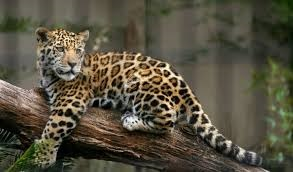
#> input picture Ficha 06 - RES/images/img1.jpg, 293 x 172 px
$ python EX05.py
#> lines starting #> are read from the running program, lines starting #| are printed output that depends on the picture
from PIL import Image
"""
Criar imagem com uma moldura superior e inferior de 20 pixels, azul
"""
pathImages = "./images/"          # Opcional: caminho da pasta atual de imagens
width = 240
height= 240
corMoldura = (255,0,255)    #MAGENTA

def imageMoldura(imagem1):
    pixelMap = imagem1.load()                  # load de pixel data (lista bidimensional)

    for col in range(imagem1.width):               # largura
        for lin in range(imagem1.height):          #altura
            if col <20 or col >imagem1.width-20:
                pixelMap[col,lin] = corMoldura
            if lin <20 or lin > imagem1.height-20:
                pixelMap[col,lin] = corMoldura

        if col > imagem1.width/2-5 and col < imagem1.width/2 +5:
            pixelMap[col,lin] = corMoldura
    return imagem1


# EX05
imagem1 = Image.open(pathImages+'img1.jpg')
#> imagem1 is the input picture: PIL image 293x172 RGB; mean R, G, B 86.7, 81.2, 64.4
image1= imageMoldura(imagem1)
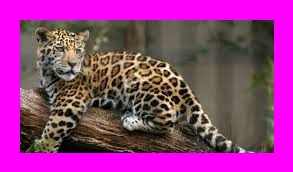
#> image1: PIL image 293x172 RGB; mean R, G, B 147.7, 57.9, 130.6
imagem1.show()
imagem1.save(pathImages+'img1Moldura.jpg')

$ run again, with Ficha 06 - RES/images/img2.jpg copied over Ficha 06 - RES/images/img1.jpg
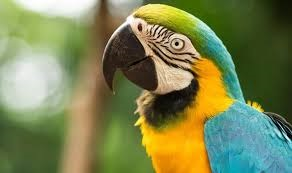
#> input picture Ficha 06 - RES/images/img2.jpg, 292 x 173 px
#> imagem1 is the input picture: PIL image 292x173 RGB; mean R, G, B 123.6, 132.1, 82.7
#> `image1= imageMoldura(imagem1)`:
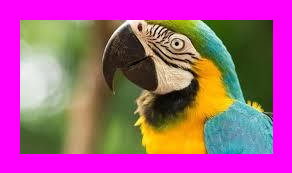
#> image1: PIL image 292x173 RGB; mean R, G, B 168.5, 87.7, 137.6

$ run again, with Ficha 06 - RES/images/img3.jpg copied over Ficha 06 - RES/images/img1.jpg
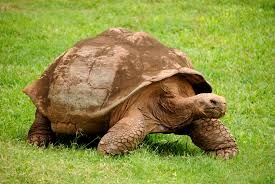
#> input picture Ficha 06 - RES/images/img3.jpg, 275 x 184 px
#> imagem1 is the input picture: PIL image 275x184 RGB; mean R, G, B 143.1, 147.2, 67
#> `image1= imageMoldura(imagem1)`:
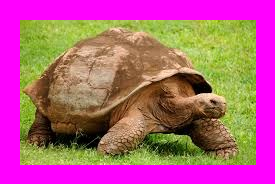
#> image1: PIL image 275x184 RGB; mean R, G, B 177.7, 91.1, 128.7

$ run again, with Ficha 06 - RES/images/img4.jpg copied over Ficha 06 - RES/images/img1.jpg
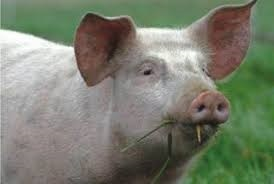
#> input picture Ficha 06 - RES/images/img4.jpg, 274 x 184 px
#> imagem1 is the input picture: PIL image 274x184 RGB; mean R, G, B 120.7, 125.9, 109.8
#> `image1= imageMoldura(imagem1)`:
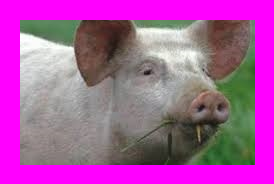
#> image1: PIL image 274x184 RGB; mean R, G, B 168.9, 85.8, 160.5
